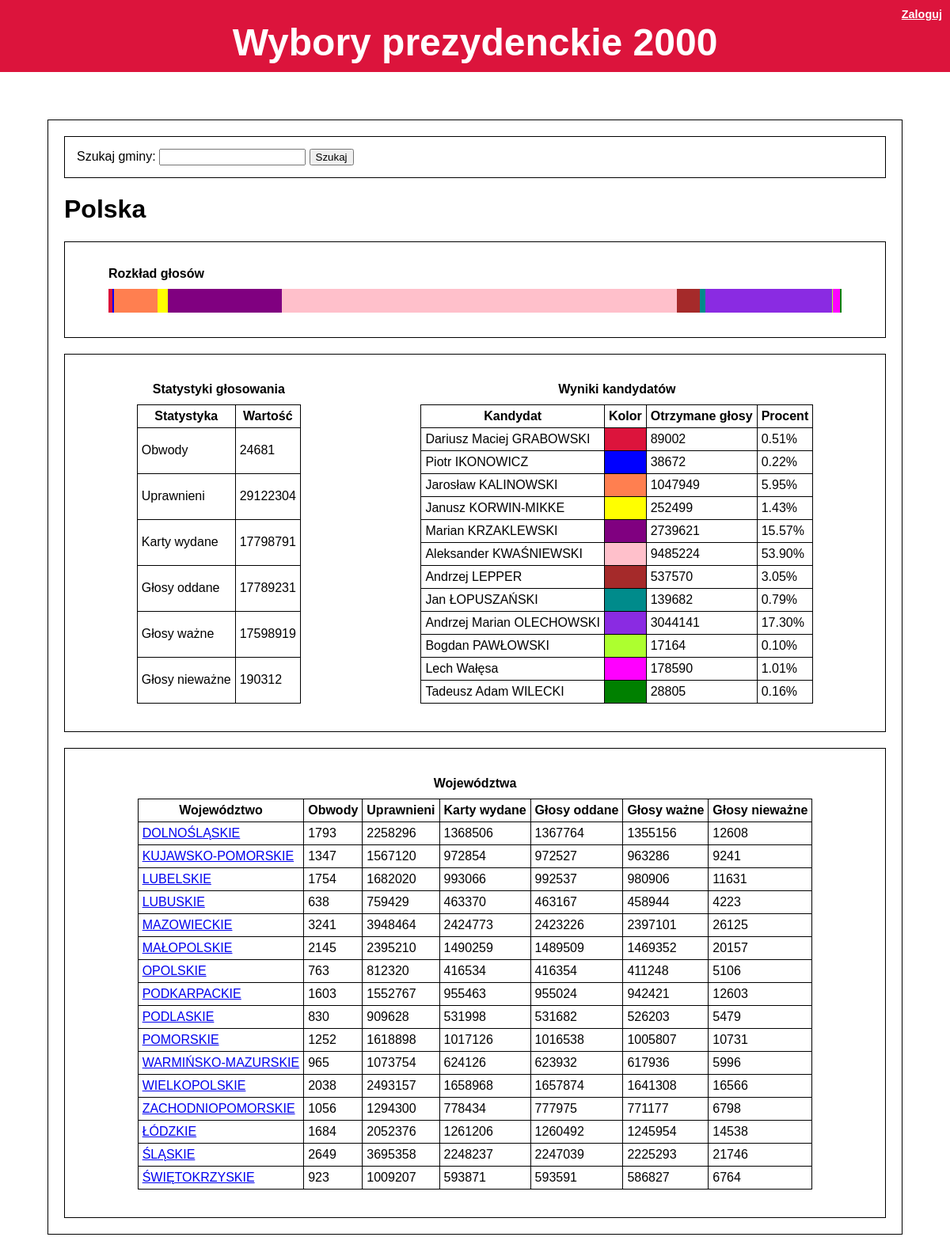
/pkw/, run on the app's committed database.
### main/models.py (models this page shows, shortened)
class Area(models.Model):
    class Meta:
        abstract = True
    def __str__(self):
        return "%s %s" % (area_names[type(self).__name__.lower()], self.pk)
    def valid(self):
        attr_sum = 0
        for candidate in candidates:
            attr_sum += getattr(self, candidate)
        return attr_sum
    def given(self):
        return self.valid() + self.invalid

class Country(Area):
    name = models.CharField('Nazwa', max_length=32, primary_key=True,
                            validators=[RegexValidator(regex=r"^([^\W_]|[- ])+$")])
    def __str__(self):
        return "%s" % self.pk
    def children(self):
        return self.voivodeship_set.all()
    def query_prefix(self):
        return 'district__commune__'
    def child_name(self):
        return 'voivodeship'

class Voivodeship(Area):
    name = models.CharField('Nazwa', max_length=32, primary_key=True,
                            validators=[RegexValidator(regex=r"^([^\W_]|[- ])+$")])
    country = models.ForeignKey(Country,
                                verbose_name=area_names['country'],
                                on_delete=models.CASCADE)

### main/views.py (the view)
def index(request):#(request):
    return area(request, Country, 'Polska')

### main/templatetags/main_filters.py (called while the page is built)
@register.filter(name='getattr')
def getattribute(value, arg):
    attr = getattr(value, arg)
    if callable(attr):
        attr = attr()
    return attr

@register.filter(name='get')
def get(dic, key):
    return dic.get(key)

### main/templates/main/area.html (shortened to what this page needs)
{% extends 'main/base.html' %}
{% load static %}
{% load main_filters %}
{% load mathfilters %}
{% block main %}
    <section>
        <form method='get' action="{% url 'main:search' %}">
            <label for="search">Szukaj gminy:</label>
            <input type="text" name="search" id="search" required>
            <input type="submit" value="Szukaj">
        </form>
    </section>
    <header class="pageheader"> <h1>{{ area }}</h1></header>
    {% with results.valid as all_valid %}
    <section>
            <figure>
            <figcaption>Rozkład głosów</figcaption>
                <div class="line_chart">
                {% for cand in candidates %}
                    <div style="background-color: {{ candidate_colors|get:cand }};
                        width: {{ results|get:cand|div:all_valid|mul:100 }}%"></div>
                {% endfor %}
                </div>
            </figure>
    </section>
    <section class="flex_container">
        <table>
            <caption>
                Statystyki głosowania
            </caption>
            <thead>
                <tr>
                    <th>Statystyka</th>
                    <th>Wartość</th>
                </tr>
            </thead>
            <tbody>
            {% for stat in stats %}
                <tr>
                    <td>{{ stat_names|get:stat }}</td>
                    <td>{{ results|get:stat }}</td>
                </tr>
            {% endfor %}
            </tbody>
        </table>
        <table class="cand_table">
            <caption>
                Wyniki kandydatów
            </caption>
            <thead>
                <tr>
                    <th>Kandydat</th>
                    <th>Kolor</th>
                    <th>Otrzymane głosy</th>
                    <th class="large_only">Procent</th>
                </tr>
            </thead>
            <tbody>
            {% if commune_form and request.user.is_authenticated %}
                {% for cand in candidates %}
                {% with commune_form|getfield:cand as field %}
                <tr>
                    <td><label for="{{ field.id_for_label }}">{{ candidate_names|get:cand }}</label></td>
                    <td style="background-color: {{ candidate_colors|get:cand }}"></td>
                    <td>{{ field }}</td>
                    <td class="large_only">{{ results|get:cand|div:all_valid|mul:100|floatformat:2 }}%</td>
                </tr>
                {% endwith %}
                {% endfor %}
                <tr>
                    <td><input type="submit" value="Zapisz"></td>
                </tr>
            {% else %}
                {% for cand in candidates %}
                <tr>
                    <td>{{ candidate_names|get:cand }}</td>
                    <td style="background-color: {{ candidate_colors|get:cand }}"></td>
                    <td>{{ results|get:cand }}</td>
                    <td class="large_only">{{ results|get:cand|div:all_valid|mul:100|floatformat:2 }}%</td>
                </tr>
                {% endfor %}
            {% endif %}
            </tbody>
        </table>
    </section>
    {% endwith %}
    {% if area.children %}
    <section>
        <table class="centered">
            <caption>{{ area_names_p|get:child_name }}</caption>
            <thead>
                <tr>
                    <th>{{ area_names|get:child_name }}</th>
                    {% for stat in stats %}
                        {% if stat == 'people' or stat == 'valid' %}
                        <th class="not_small">
                        {% else %}
                        <th class="large_only">
                        {% endif %}
                        {{ stat_names|get:stat }}</th>
                    {% endfor %}
                </tr>
            </thead>
            <tbody>
            {% for subarea in children %}
                <tr>
                    <td>
                        <a href="{% with 'main:'|add:child_name as addr %}
                                    {% url addr subarea.pk %}
                                 {% endwith %}" title="{{ subarea }}"> {{ subarea.pk }} </a>
                    </td>
                    {% for stat in stats %}
                        {% if stat == 'people' or stat == 'valid' %}
                        <td class="not_small">
                        {% else %}
                        <td class="large_only">
                        {% endif %}
                        {{ subarea|getattr:stat }}</td>
                    {% endfor %}
                </tr>
            {% endfor %}
            </tbody>
        </table>
    </section>
    {% endif %}
{% endblock %}

### main/templates/main/base.html (shortened to what this page needs)
{% load static %}
<!DOCTYPE html>
<html lang="pl">
<head>
    <link rel="stylesheet" type="text/css" href="{% static 'main/style.css' %}">
</head>
<body>
    <header class="mainheader">
        <div class="logstripe">
        {% if request.user.is_authenticated %}
            {{ request.user.username }} <a href="{% url 'main:logout' %}" title="logout">Wyloguj</a>
        {% else %}
            <a href="{% url 'main:login' %}" title="login">Zaloguj</a>
        {% endif %}
        </div>
        <a href="{% url 'main:index'%}" title="index">Wybory prezydenckie 2000</a>
    </header>
    <main>
        {% block main %}{% endblock %}
    </main>
</body>
</html>

### main/static/main/style.css (style rules this page uses)
body { margin: 0; font-family: Arial, Verdana, sans-serif; }
.logstripe { text-align: right; padding: 0px; font-size: 0.3em; font-weight: bold; color: white; }
.logstripe > a { text-decoration: underline; }
header.mainheader { text-align: center; background-color: crimson; padding: 10px; font-size: 3em; font-weight: bold; color: white; }
header.pageheader { margin:20px; }
header a { color:inherit; text-decoration: inherit; }
main { margin: 5%; border: 1px solid black; }
table, td, th { border: 1px solid black; }
table { border-collapse: collapse; margin-top: 20px; margin-bottom: 20px; }
table caption { margin-bottom: 10px; font-weight: bold; }
figcaption { font-weight: bold; }
.cand_table { max-width: 70%; }
.centered { margin-left: auto; margin-right: auto; }
td, th { padding: 5px; }
section { margin:20px; border: 1px solid black; padding:15px; }
.flex_container { display: flex; justify-content: space-around; }
.line_chart { height: 30px; margin: 0px; margin-top: 10px; padding: 0; display: flex; }
.line_chart > div { margin: 0; padding: 0; height: 100% }

### data on the page
Country: name "Polska"
Voivodeship: pk "DOLNOŚLĄSKIE", stats "1793" "2258296" "1368506" "1367764" "1355156" "12608"
Voivodeship: pk "KUJAWSKO-POMORSKIE", stats "1347" "1567120" "972854" "972527" "963286" "9241"
Voivodeship: pk "LUBELSKIE", stats "1754" "1682020" "993066" "992537" "980906" "11631"
Voivodeship: pk "LUBUSKIE", stats "638" "759429" "463370" "463167" "458944" "4223"
Voivodeship: pk "MAZOWIECKIE", stats "3241" "3948464" "2424773" "2423226" "2397101" "26125"
Voivodeship: pk "MAŁOPOLSKIE", stats "2145" "2395210" "1490259" "1489509" "1469352" "20157"
Voivodeship: pk "OPOLSKIE", stats "763" "812320" "416534" "416354" "411248" "5106"
Voivodeship: pk "PODKARPACKIE", stats "1603" "1552767" "955463" "955024" "942421" "12603"
Voivodeship: pk "PODLASKIE", stats "830" "909628" "531998" "531682" "526203" "5479"
Voivodeship: pk "POMORSKIE", stats "1252" "1618898" "1017126" "1016538" "1005807" "10731"
Voivodeship: pk "WARMIŃSKO-MAZURSKIE", stats "965" "1073754" "624126" "623932" "617936" "5996"
Voivodeship: pk "WIELKOPOLSKIE", stats "2038" "2493157" "1658968" "1657874" "1641308" "16566"
Voivodeship: pk "ZACHODNIOPOMORSKIE", stats "1056" "1294300" "778434" "777975" "771177" "6798"
Voivodeship: pk "ŁÓDZKIE", stats "1684" "2052376" "1261206" "1260492" "1245954" "14538"
Voivodeship: pk "ŚLĄSKIE", stats "2649" "3695358" "2248237" "2247039" "2225293" "21746"
Voivodeship: pk "ŚWIĘTOKRZYSKIE", stats "923" "1009207" "593871" "593591" "586827" "6764"

### other printed values
{{ stat_names|get:stat }} "Obwody" "Uprawnieni" "Karty wydane" "Głosy oddane" "Głosy ważne" "Głosy nieważne"
{{ results|get:stat }} "24681" "29122304" "17798791" "17789231" "17598919" "190312"
{{ candidate_names|get:cand }} "Dariusz Maciej GRABOWSKI" "Piotr IKONOWICZ" "Jarosław KALINOWSKI" "Janusz KORWIN-MIKKE" "Marian KRZAKLEWSKI" "Aleksander KWAŚNIEWSKI" "Andrzej LEPPER" "Jan ŁOPUSZAŃSKI" "Andrzej Marian OLECHOWSKI" "Bogdan PAWŁOWSKI" "Lech Wałęsa" "Tadeusz Adam WILECKI"
{{ results|get:cand }} "89002" "38672" "1047949" "252499" "2739621" "9485224" "537570" "139682" "3044141" "17164" "178590" "28805"
{{ results|get:cand|div:all_valid|mul:100|floatformat:2 }} "0.51" "0.22" "5.95" "1.43" "15.57" "53.90" "3.05" "0.79" "17.30" "0.10" "1.01" "0.16"
{{ area_names_p|get:child_name }} "Województwa"
{{ area_names|get:child_name }} "Województwo"
